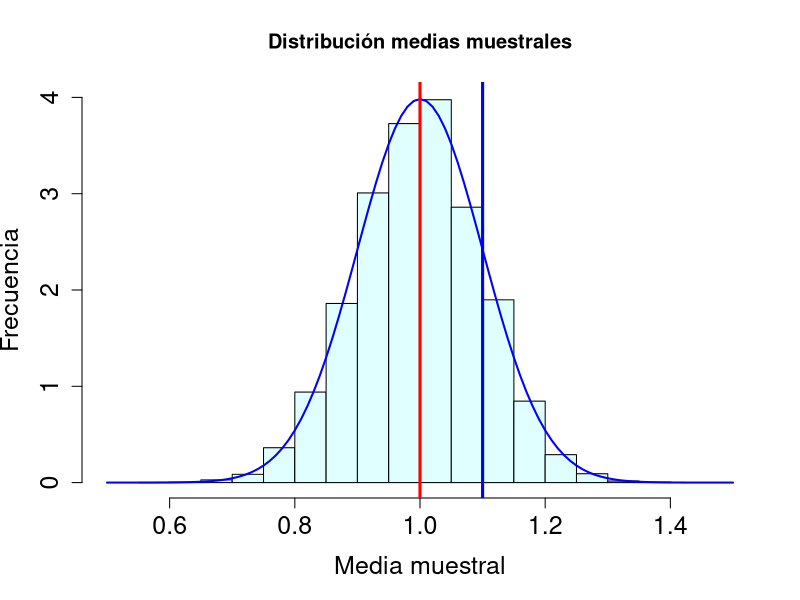
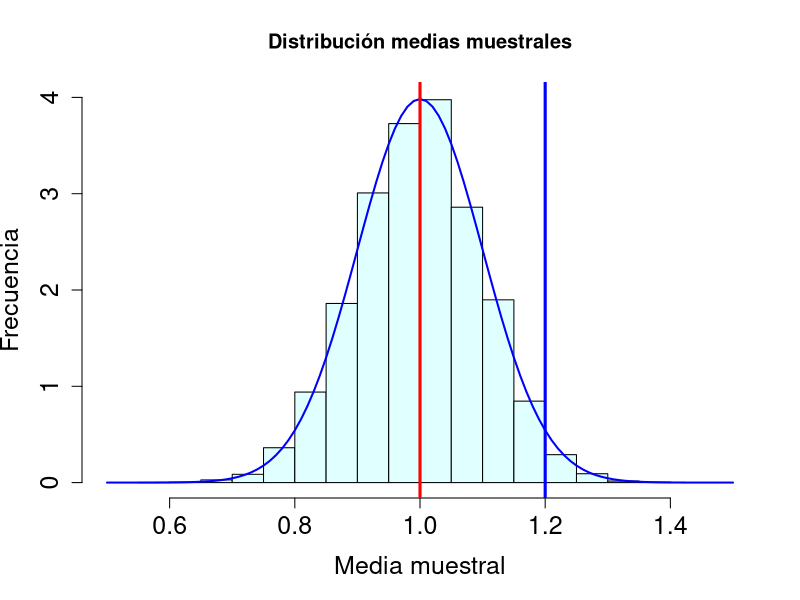
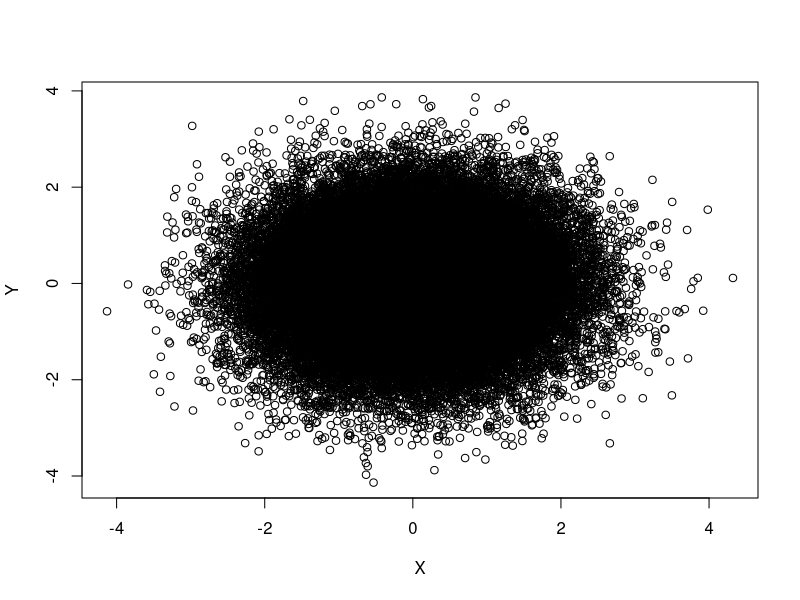

The R source for these figures, in order: (Note: this script raises an error after producing the figures.)
## ---- chunk 1
knitr::opts_chunk$set(echo = TRUE)
## ---- chunk 2
mediaMuestral=function(n){
  muestra=rnorm(n,1,1)
  media=mean(muestra)
  return(media)
}
m=10000
muchasMedias100=replicate(m,mediaMuestral(100))

hist(muchasMedias100,xlab="Media muestral", ylab="Frecuencia", col="lightcyan",
     xlim=c(0.5,1.5),freq=FALSE,ylim=c(0,4),
     main="Distribución medias muestrales", cex.lab = 1.5,
     cex.axis = 1.5)
curve(dnorm(x,1,sd(muchasMedias100)),xlim=c(0.5,1.5),col="blue",lwd=2,add=TRUE)
abline(v=1 , col="red", lwd=3)
abline(v=1.1, col="blue", lwd=3)
## ---- chunk 3

hist(muchasMedias100,xlab="Media muestral", ylab="Frecuencia", col="lightcyan",
     xlim=c(0.5,1.5),freq=FALSE,ylim=c(0,4),
     main="Distribución medias muestrales", cex.lab = 1.5,
     cex.axis = 1.5)
curve(dnorm(x,1,sd(muchasMedias100)),xlim=c(0.5,1.5),col="blue",lwd=2,add=TRUE)
abline(v=1 , col="red", lwd=3)
abline(v=1.2, col="blue", lwd=3)
## ---- chunk 4
gen.corr.data<- function(rho,n){
# first step: generate two normal random variables from normal distrbution
set.seed(123) 
X <- rnorm(n)
X2 <- rnorm(n)
 
# second step generate the correlated variable
 
Y<- rho*X + sqrt(1-rho^2)*X2
result <-cbind(X,Y)
return(result)
}

muestra<-gen.corr.data(0.01,50000)
plot(muestra)
dat<- as.data.frame(muestra)
# cor.test(dat$x1, dat$x3)

## ---- chunk 5
tilapia_cepas <- PlantGrowth
names(tilapia_cepas) <- c("Peso", "Cepa")
tilapia_cepas$Cepa <- factor(my_data$Cepa, 
                             labels = c("Cepa 1", "Cepa2", "Cepa 3"))
write.csv(tilapia_cepas, file = "tilapia_cepas.csv")
## ---- chunk 6

library(MASS)
args(mvrnorm)
# Simulated Correlation between Body Weight, Color phenotypes in Atlantic salmon
# Generate a set of means and a symmetric covariance matrix
means   <- c(5500, 25)
cov.mat <- matrix(c(800000, -300, -300, 4), nrow = 2, ncol = 2)
WFE.COLOR <- data.frame(mvrnorm(949, means, cov.mat))
# Give the data fram column headings
names(WFE.COLOR) <- c("Weight", 'Color')
WFE.COLOR[1:10, ]
# Look at the mean and covariance to check the function
colMeans(WFE.COLOR)
cov(WFE.COLOR)
cov(WFE.COLOR$Weight, WFE.COLOR$Color)
cor(WFE.COLOR$Weight, WFE.COLOR$Color)
# Plot and export the joint distribution of the variables
p <- ggplot(WFE.COLOR, aes(x = Weight, y = Color))
p + geom_point() + geom_smooth(method = "lm") +
  xlab("Body Weight (g)") + ylab("Color")
# Export Simulate Data
write.table(WFE.COLOR, file = "CORR_WFE_COLOR_SALMON.csv", sep = ",", dec = ",")
## ---- chunk 7
library(readxl)
library(survival)
library(survminer)
larv <- read_excel("surv_dat.xlsx", sheet = 1)
summary(larv)
larv$antibiotico <- as.factor(larv$antibiotico)
str(larv)

larv_fit <- survfit(Surv(stime,status)~strata(antibiotico),
             data = larv, na.action=na.exclude, type="kaplan-meier")

summary(larv_fit)

surv_diff <- survdiff(Surv(stime,status)~antibiotico, data = larv)
surv_diff

ggsurvplot(survfit(Surv(stime,status) ~ antibiotico, data = larv, na.action = na.exclude, type="kaplan-meier"),
pval = TRUE, conf.int = FALSE)

## ---- chunk 8

# We can use rnorm to simulate a phenotype and QTL data
w.means <- c(4000, 5000, 6000) # Complete dominance
w.sd    <- 800
# Generate a SNP. AF 0.4
help(rbinom)
snp     <- rbinom(1000, 2, 0.4) # n (POPULATION), size (2 ALELLES) and prob (FREQUENCY LOWER ALLELE)
# Generate PHENO given the GENO and bind to data frame
w        <- rnorm(1000, w.means[factor(snp)], w.sd)
snp.data <- data.frame(cbind(w, snp))

# Export Simulate Data
write.table(snp.data, file = "snp.data.csv", sep = ",", dec = ",")

# Plot the phenotype as a funtion of genotupe
library(ggplot2)
p <- ggplot(snp.data, aes(x = factor(snp), y = w))
p + geom_point() + xlab("Reference allele count")

# Lineal model
par(mfrow=c(1,1)) 
lm.qtl <- lm(w ~ -1 + factor(snp))
plot(snp,w,main="")#inspeccion visual
abline(lm(w~snp), cex=0.9, col="red")
anova(lm.qtl)
summary(lm.qtl)
